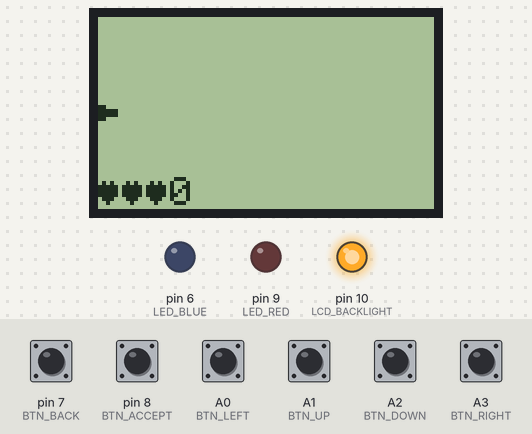
The sketch below on a simulated Arduino Uno, built with avr-gcc and run on an emulated ATmega328P. On the bench: 84×48 one-colour display, output pins drawn as LEDs (lit = HIGH). Inputs (shaded band) come from the test bench; at power-on: A0 (BTN_LEFT), A1 (BTN_UP), A2 (BTN_DOWN), A3 (BTN_RIGHT), pin 7 (BTN_BACK), pin 8 (BTN_ACCEPT) HIGH. Random numbers use the default seed unless the sketch sets one.

Above: at 1.2 s.
1.3 s: pin 8 (BTN_ACCEPT) pulled LOW for 0.15 s
At 1.88 s:
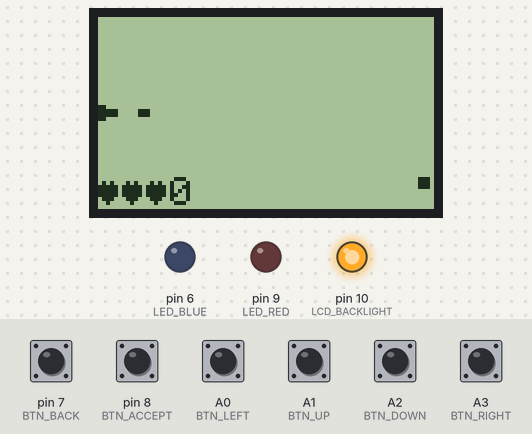
2.9 s: A1 (BTN_UP) pulled LOW for 0.15 s
At 2.98 s:
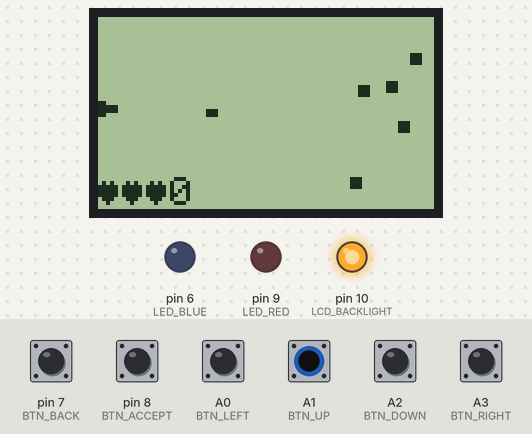
4.5 s: A2 (BTN_DOWN) pulled LOW for 0.15 s
At 4.61 s:
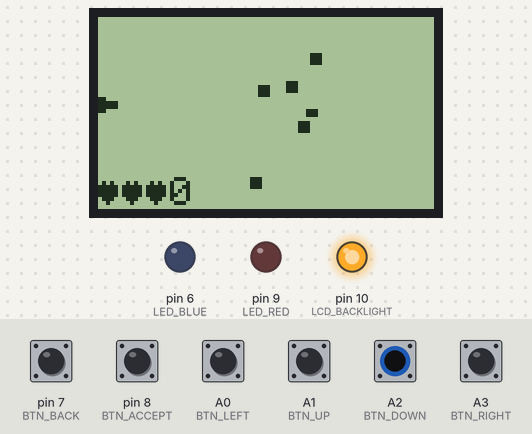
6.1 s: A1 (BTN_UP) pulled LOW for 0.15 s
At 7.08 s:
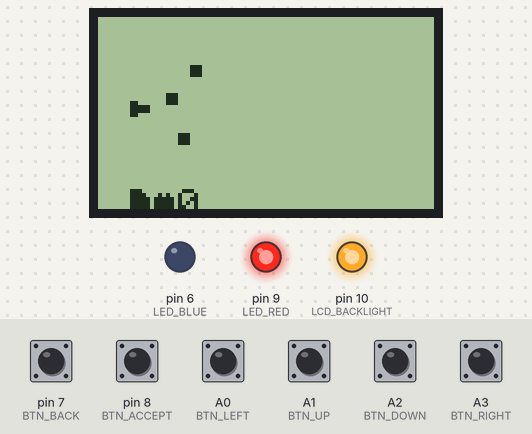
8.7 s: A2 (BTN_DOWN) pulled LOW for 0.15 s
At 8.77 s:
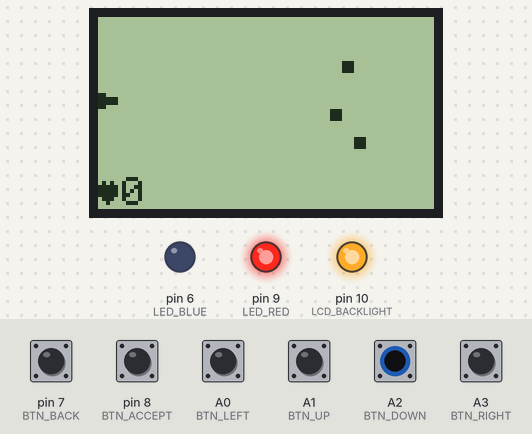
11.8 s: pin 8 (BTN_ACCEPT) pulled LOW for 1 s
At 26.13 s:
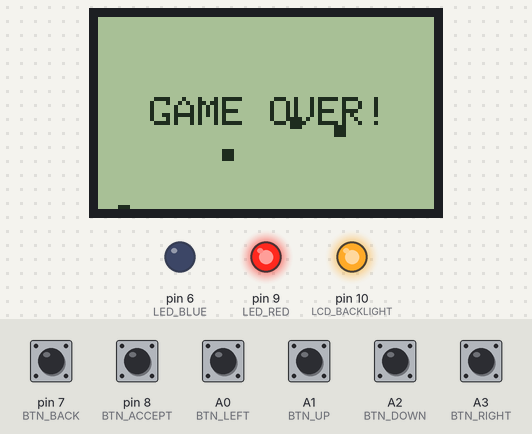
Timing chart, 0 to 27.6 s (numbered marks = the images above; inputs shaded):
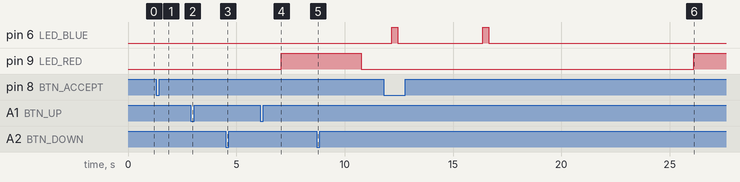

Measured:
- after the input at 6.1 s, pin 9 (LED_RED): LOW → HIGH after 0.96 s
- after the input at 11.8 s, pin 6 (LED_BLUE): alternates HIGH for 0.26 s and LOW for 3.9 s, 4 changes in all, then stays LOW, starting after 0.38 s

The sketch:

space-invaders.ino
```cpp
#include <SPI.h>
#include <Adafruit_GFX.h>
#include <Adafruit_PCD8544.h>

#define LCD_CS  2
#define LCD_RST 3
#define LCD_DC  4
#define LCD_BACKLIGHT 10

#define LED_BLUE  6
#define LED_RED  9

#define BTN_LEFT  A0
#define BTN_UP  A1
#define BTN_DOWN  A2
#define BTN_RIGHT  A3
#define BTN_BACK 7
#define BTN_ACCEPT 8

#define MAX_BULLETS 16
#define MAX_INVADERS  32

#define PLAYER_WIDTH 5
#define PLAYER_HEIGHT 4

#define BULLET_WIDTH  2
#define BULLET_HEIGHT 2

#define INVADER_WIDTH 3
#define INVADER_HEIGHT 3

#define GAME_SPEED  50

Adafruit_PCD8544 display = Adafruit_PCD8544(LCD_DC, LCD_CS, LCD_RST);

int bulletsX[MAX_BULLETS];
int bulletsY[MAX_BULLETS];

int invadersX[MAX_INVADERS];
int invadersY[MAX_INVADERS];

// init
int rootX = 0;
int rootY = 0;

int playerX = 0;
int playerY = (display.height() - PLAYER_HEIGHT) / 2;

int maxInvaders = 5;
int invadersDensity = 5;

int energy = 3;
int score = 0;

int shakeScreenTimeout = 0;
int shakeScreenIntensivity = 0;

int isContactTimeout = 0;

boolean isHit = false;
boolean isContact = false;

boolean isGameOver = false;

void setup() {
  pinMode(BTN_LEFT, INPUT_PULLUP);
  pinMode(BTN_RIGHT, INPUT_PULLUP);
  pinMode(BTN_UP, INPUT_PULLUP);
  pinMode(BTN_DOWN , INPUT_PULLUP);
  pinMode(BTN_ACCEPT, INPUT_PULLUP);
  pinMode(BTN_BACK, INPUT_PULLUP);

  pinMode(LCD_BACKLIGHT, OUTPUT);
  pinMode(LED_BLUE, OUTPUT);
  pinMode(LED_RED, OUTPUT);

  digitalWrite(LCD_BACKLIGHT, HIGH);

  for (int i = 0; i < MAX_BULLETS; i++) {
    bulletsX[i] = 0;
    bulletsY[i] = 0;
  }

  for (int i = 0; i < MAX_INVADERS; i++) {
    invadersX[i] = 0;
    invadersY[i] = 0;
  }

  display.begin();
  display.setContrast(60);
  display.setTextColor(BLACK);
  display.setTextSize(1);
  display.clearDisplay();
  display.display();
}

bool isButtonDown(int pin) {
  if (digitalRead(pin) == LOW) {
    return true;
  }

  return false;
}

boolean checkForCollision(int rect1x, int rect1y, int rect1w, int rect1h,
                          int rect2x, int rect2y, int rect2w, int rect2h) {
  if (rect1x < rect2x + rect2w &&
      rect1x + rect1w > rect2x &&
      rect1y < rect2y + rect2h &&
      rect1h + rect1y > rect2y) {
    return true;
  }

  return false;
}

void loop() {
  display.clearDisplay();

  if (isGameOver) {
    display.setCursor(13, 20);
    digitalWrite(LED_RED, HIGH);
    display.print("GAME OVER!");
  }

  if (isContact && isContactTimeout > 0) {
      digitalWrite(LED_RED, HIGH);
      isContactTimeout--;
    } else {
      digitalWrite(LED_RED, LOW);
    }

  if (shakeScreenTimeout > 0) {
    rootX = random(0, shakeScreenIntensivity);
    rootY = random(0, shakeScreenIntensivity);

    if (isHit) {
      digitalWrite(LED_BLUE, HIGH);
    }


    shakeScreenTimeout--;

    if (shakeScreenTimeout == 0) {
      rootX = 0;
      rootY = 0;

      isHit = false;

      digitalWrite(LED_BLUE, LOW);
    }
  }

  if (!isGameOver) {
    // check for contact
    for (int j = 0; j < MAX_INVADERS; j++) {
      if (invadersX[j] == 0) {
        continue;
      }

      if (checkForCollision(invadersX[j], invadersY[j], INVADER_WIDTH, INVADER_HEIGHT,
                            playerX, playerY, PLAYER_WIDTH, PLAYER_HEIGHT) == true) {
        invadersX[j] = 0;
        invadersY[j] = 0;

        isContactTimeout = 50;
        isContact = true;

        energy--;

        if (energy == 0) {
          isGameOver = true;
        }

        shakeScreenTimeout = 20;
        shakeScreenIntensivity = 10;
      }
    }

    // check for hit
    for (int i = 0; i < MAX_BULLETS; i++) {
      for (int j = 0; j < MAX_INVADERS; j++) {
        // collision
        if (invadersX[j] == 0 || bulletsX[i] == 0) {
          continue;
        }

        if (checkForCollision(invadersX[j], invadersY[j], INVADER_WIDTH, INVADER_HEIGHT,
                              bulletsX[i], bulletsY[i], BULLET_WIDTH, BULLET_HEIGHT) == true) {
          bulletsX[i] = 0;
          bulletsY[i] = 0;

          invadersX[j] = 0;
          invadersY[j] = 0;

          shakeScreenTimeout = 5;
          shakeScreenIntensivity = 3;

          isHit = true;

          score++;

          if (score > 0) {
            if (score % 10 == 0 && maxInvaders < 32) {
              maxInvaders += 4;
            }

            if (score > 0 && score % 20 == 0 && invadersDensity > 3) {
              invadersDensity--;
            }
          }
        }
      }
    }

    // draw player
    display.fillRect(rootX + playerX, rootY + playerY, 2, PLAYER_HEIGHT, BLACK);
    display.fillRect(rootX + playerX + 2, rootY + playerY + 1, PLAYER_HEIGHT - 1, 2, BLACK);
  }

  // draw bullets
  for (int i = 0; i < MAX_BULLETS; i++) {
    if (bulletsX[i] == 0) {
      continue;
    }

    bulletsX[i]++;

    if (bulletsX[i] > display.width()) {
      bulletsX[i] = 0;
      bulletsY[i] = 0;
      continue;
    }

    display.fillRect(rootX + bulletsX[i], rootY + bulletsY[i], BULLET_WIDTH, BULLET_HEIGHT, BLACK);
  }

  // generate invaders
  if (random(0, invadersDensity) == 1) {
    int posY = random(3, display.height() - 3);
    int posX = display.width() - 3;

    for (int i = 0; i < maxInvaders; i++) {
      if (invadersX[i] == 0) {
        invadersX[i] = posX;
        invadersY[i] = posY;
        break;
      }
    }
  }

  // draw invaders
  for (int i = 0; i < maxInvaders; i++) {
    if (invadersX[i] > 0) {
      invadersX[i]--;
      display.fillRect(rootX + invadersX[i], rootY + invadersY[i], INVADER_HEIGHT, INVADER_WIDTH, BLACK);
    }
  }

  // draw ui
  display.setCursor(rootX, rootY + display.height() - 8);

  for (int i = 0; i < energy; i++) {
    display.write(3);
  }

  display.print(score);
  display.display();

  if (!isGameOver) {
    // actions
    if (isButtonDown(BTN_UP)) {
      if (playerY > 0) {
        playerY--;
      }
    }

    if (isButtonDown(BTN_DOWN)) {
      if (playerY < display.height() - PLAYER_HEIGHT) {
        playerY++;
      }
    }

    if (isButtonDown(BTN_LEFT)) {
      if (playerX > 0) {
        playerX--;
      }
    }

    if (isButtonDown(BTN_RIGHT)) {
      if (playerX < display.width() - PLAYER_WIDTH) {
        playerX++;
      }
    }

    if (isButtonDown(BTN_ACCEPT)) {
      for (int i = 0; i < MAX_BULLETS; i++) {
        if (bulletsX[i] == 0) {
          bulletsX[i] = playerX + 3;
          bulletsY[i] = playerY + 1;
          break;
        }
      }
    }
  } else {
    if (isButtonDown(BTN_BACK)) {
      for (int i = 0; i < MAX_BULLETS; i++) {
        bulletsX[i] = 0;
        bulletsY[i] = 0;
      }

      for (int i = 0; i < MAX_INVADERS; i++) {
        invadersX[i] = 0;
        invadersY[i] = 0;
      }

      playerX = 0;
      playerY = (display.height() - PLAYER_HEIGHT) / 2;

      energy = 3;
      score = 0;

      maxInvaders = 5;
      invadersDensity = 5;

      isGameOver = false;

      digitalWrite(LED_RED, LOW);
    }
  }

  delay(GAME_SPEED);
}
```
